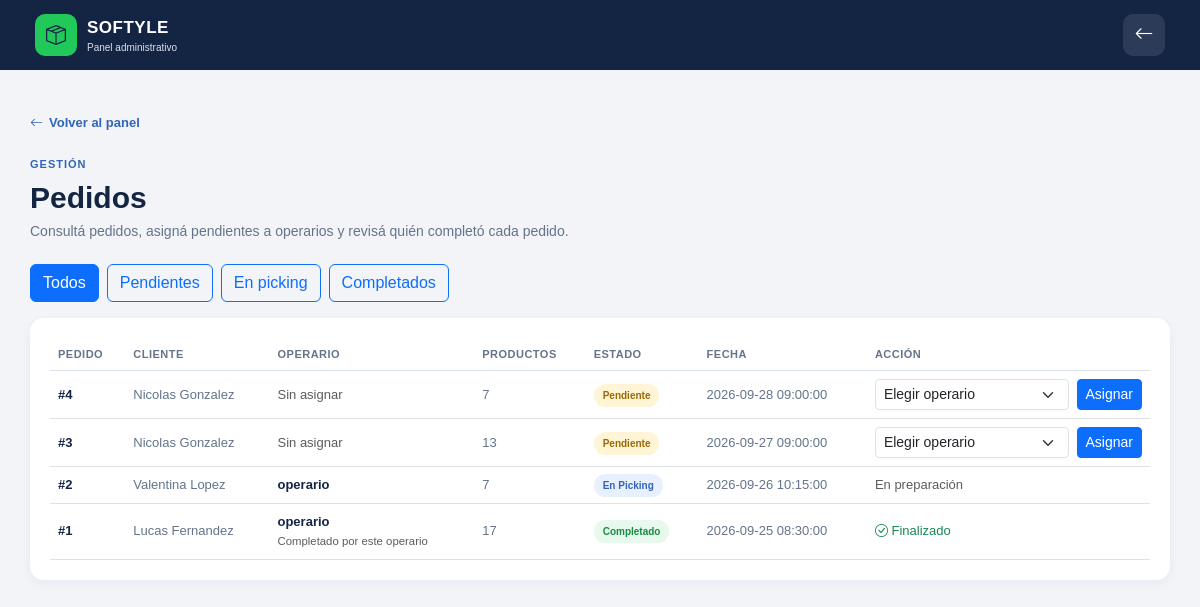
Page /admin/pedidos.php (signed in) on the committed database.
### tables this page shows
CREATE TABLE Pedido (
    id_pedido INT AUTO_INCREMENT PRIMARY KEY,
    fecha_creacion DATETIME NOT NULL,
    fecha_entrega DATETIME,
    estado VARCHAR(20) NOT NULL,
    recogido BOOLEAN NOT NULL DEFAULT FALSE,
    ci_cliente VARCHAR(8) NOT NULL,
    ci_operario VARCHAR(8),
    FOREIGN KEY (ci_cliente) REFERENCES Cliente(CI),
    FOREIGN KEY (ci_operario) REFERENCES Operario(CI)
);

CREATE TABLE Persona (
    CI VARCHAR(8) PRIMARY KEY,
    usuario VARCHAR(100) NOT NULL UNIQUE,
    email VARCHAR(100) NOT NULL UNIQUE,
    contraseña VARCHAR(255) NOT NULL,
    telefono VARCHAR(20),
    direccion VARCHAR(150),
    Rol VARCHAR(20) NOT NULL
);

### admin/pedidos.php (the view, shortened to what this page needs)
<?php
require_once '../conexion.php';
$estado = $_GET['estado'] ?? 'Todos';
$pedidos = [];
$sql = "SELECT
            pe.id_pedido AS id,
            pe.estado,
            pe.fecha_creacion AS fecha,
            pe.ci_operario,
            cliente.usuario AS cliente,
            operario.usuario AS operario,
            COALESCE(SUM(t.Cantidad), 0) AS total_productos
        FROM Pedido pe
        INNER JOIN Cliente c ON c.CI = pe.ci_cliente
        INNER JOIN Persona cliente ON cliente.CI = c.CI
        LEFT JOIN Persona operario ON operario.CI = pe.ci_operario
        LEFT JOIN Tiene t ON t.id_pedido = pe.id_pedido";
$sql .= " GROUP BY pe.id_pedido, pe.estado, pe.fecha_creacion, pe.ci_operario, cliente.usuario, operario.usuario
          ORDER BY pe.id_pedido DESC";
$stmt = $conexion->prepare($sql);
$stmt->execute();
$resultado = $stmt->get_result();
while ($fila = $resultado->fetch_assoc()) {
    $pedidos[] = $fila;
}
?>
<!DOCTYPE html>
<html lang="es">
<head>
<link href="https://cdn.jsdelivr.net/npm/bootstrap@5.3.2/dist/css/bootstrap.min.css" rel="stylesheet">
<link rel="stylesheet" href="https://cdn.jsdelivr.net/npm/bootstrap-icons@1.11.3/font/bootstrap-icons.min.css">
<link rel="stylesheet" href="../CSS/sistema.css">
</head>
<body class="sistema-body">
<nav class="sistema-navbar">
    <div class="navbar-brand-sistema"><div class="navbar-logo"><i class="bi bi-box-seam"></i></div><div><strong>SOFTYLE</strong><small>Panel administrativo</small></div></div>
    <a href="dashboard.php" class="btn-logout"><i class="bi bi-arrow-left"></i></a>
</nav>
<main class="admin-container">
    <a href="dashboard.php" class="volver-link"><i class="bi bi-arrow-left"></i> Volver al panel</a>
    <section class="dashboard-header">
        <span class="dashboard-label">GESTIÓN</span>
        <h1>Pedidos<?php echo $estado !== 'Todos' ? ' - ' . htmlspecialchars($estado, ENT_QUOTES, 'UTF-8') : ''; ?></h1>
        <p>Consultá pedidos, asigná pendientes a operarios y revisá quién completó cada pedido.</p>
    </section>
    <div class="mb-3 d-flex flex-wrap gap-2">
        <a class="btn <?php echo $estado === 'Todos' ? 'btn-primary' : 'btn-outline-primary'; ?>" href="pedidos.php">Todos</a>
        <a class="btn <?php echo $estado === 'Pendiente' ? 'btn-primary' : 'btn-outline-primary'; ?>" href="pedidos.php?estado=Pendiente">Pendientes</a>
        <a class="btn <?php echo $estado === 'En Picking' ? 'btn-primary' : 'btn-outline-primary'; ?>" href="pedidos.php?estado=En%20Picking">En picking</a>
        <a class="btn <?php echo $estado === 'Completado' ? 'btn-primary' : 'btn-outline-primary'; ?>" href="pedidos.php?estado=Completado">Completados</a>
    </div>
    <div class="admin-table-card">
        <div class="table-responsive">
            <table class="table align-middle">
                <thead><tr><th>Pedido</th><th>Cliente</th><th>Operario</th><th>Productos</th><th>Estado</th><th>Fecha</th><th>Acción</th></tr></thead>
                <tbody>
                <?php foreach ($pedidos as $pedido) { ?>
                    <tr>
                        <td><strong>#<?php echo (int)$pedido['id']; ?></strong></td>
                        <td><?php echo htmlspecialchars($pedido['cliente'], ENT_QUOTES, 'UTF-8'); ?></td>
                        <td>
                            <?php if ($pedido['operario']) { ?>
                                <strong><?php echo htmlspecialchars($pedido['operario'], ENT_QUOTES, 'UTF-8'); ?></strong>
                                <?php if ($pedido['estado'] === 'Completado') { ?><br><small class="text-muted">Completado por este operario</small><?php } ?>
                            <?php } else { ?>
                                <span class="text-muted">Sin asignar</span>
                            <?php } ?>
                        </td>
                        <td><?php echo (int)$pedido['total_productos']; ?></td>
                        <td>
                            <?php if ($pedido['estado'] === 'Completado') { ?>
                                <span class="estado activo">Completado</span>
                            <?php } elseif ($pedido['estado'] === 'En Picking') { ?>
                                <span class="estado en-proceso">En Picking</span>
                            <?php } else { ?>
                                <span class="estado pendiente">Pendiente</span>
                            <?php } ?>
                        </td>
                        <td><?php echo htmlspecialchars($pedido['fecha'], ENT_QUOTES, 'UTF-8'); ?></td>
                        <td style="min-width:230px">
                            <?php if ($pedido['estado'] === 'Pendiente' && empty($pedido['ci_operario'])) { ?>
                                <form method="POST" action="pedidos.php?estado=<?php echo urlencode($estado); ?>" class="d-flex gap-2">
                                    <select name="operario_ci" class="form-select form-select-sm" required>
                                        <option value="">Elegir operario</option>
                                    </select>
                                    <button class="btn btn-primary btn-sm" type="submit" name="asignar" value="1">Asignar</button>
                                </form>
                            <?php } elseif ($pedido['estado'] === 'Pendiente') { ?>
                                <span class="text-success"><i class="bi bi-person-check"></i> Asignado</span>
                            <?php } elseif ($pedido['estado'] === 'Completado') { ?>
                                <span class="text-success"><i class="bi bi-check-circle"></i> Finalizado</span>
                            <?php } else { ?>
                                <span class="text-muted">En preparación</span>
                            <?php } ?>
                        </td>
                    </tr>
                <?php } ?>
                </tbody>
            </table>
        </div>
    </div>
</main>
</body>
</html>

### CSS/sistema.css (style rules this page uses)
:root { --azul-oscuro: #142544; --azul: #3265B7; --azul-hover: #28549b; --verde: #20C95A; --verde-hover: #18ad4c; --fondo: #F2F4F8; --blanco: #FFFFFF; --texto: #142544; --texto-secundario: #64748B; --borde: #DCE2EA; --error: #DC3545; --sombra: 0 15px 40px rgba(20, 37, 68, 0.12); --radio: 14px; }
* { box-sizing: border-box; }
html { font-size: 16px; }
body { margin: 0; font-family: Arial, Helvetica, sans-serif; color: var(--texto); }
.sistema-body { min-height: 100vh; background-color: var(--fondo); }
.sistema-navbar { min-height: 70px; background-color: var(--azul-oscuro); color: var(--blanco); padding: 12px 18px; display: flex; align-items: center; justify-content: space-between; gap: 15px; }
.navbar-brand-sistema { display: flex; align-items: center; gap: 10px; }
.navbar-logo { width: 42px; height: 42px; background-color: var(--verde); color: var(--azul-oscuro); border-radius: 10px; display: flex; align-items: center; justify-content: center; font-size: 20px; }
.navbar-brand-sistema strong { display: block; font-size: 17px; letter-spacing: 0.5px; }
.navbar-brand-sistema small { display: block; color: #D8E0EC; font-size: 10px; }
.btn-logout { width: 42px; height: 42px; border-radius: 10px; background-color: rgba(255, 255, 255, 0.1); color: var(--blanco); display: flex; align-items: center; justify-content: center; text-decoration: none; font-size: 19px; transition: 0.2s; }
.dashboard-header { margin-bottom: 22px; }
.dashboard-label { color: var(--azul); font-size: 11px; font-weight: 700; letter-spacing: 1px; }
.dashboard-header h1 { margin: 5px 0; color: var(--azul-oscuro); font-size: 25px; font-weight: 800; }
.dashboard-header p { margin: 0; color: var(--texto-secundario); font-size: 14px; }
.estado { padding: 6px 9px; border-radius: 20px; font-size: 10px; font-weight: 700; }
.estado.pendiente { background-color: #FFF4D6; color: #9A6A00; }
.estado.en-proceso { background-color: #E8F0FF; color: var(--azul); }
@media (min-width: 576px) { .dashboard-header h1 { font-size: 30px; } }
@media (min-width: 992px) { .sistema-navbar { padding: 12px 35px; } }
.volver-link { display: inline-flex; align-items: center; gap: 6px; margin-bottom: 18px; color: var(--azul); text-decoration: none; font-size: 13px; font-weight: 600; }
.admin-container { width: 100%; max-width: 1200px; margin: auto; padding: 25px 18px 50px; }
.admin-table-card { background-color: var(--blanco); border-radius: 14px; padding: 10px; box-shadow: 0 3px 12px rgba(20, 37, 68, 0.05); }
.admin-table-card table { margin: 0; }
.admin-table-card thead th { color: var(--texto-secundario); font-size: 11px; text-transform: uppercase; letter-spacing: 0.5px; border-bottom: 1px solid var(--borde); }
.admin-table-card tbody td { color: var(--texto-secundario); font-size: 13px; }
.admin-table-card tbody td strong { color: var(--azul-oscuro); }
.estado.activo { background-color: #E7F8ED; color: #198B43; }
@media (min-width: 576px) { .admin-container { padding: 35px 30px 50px; } }
@media (min-width: 992px) { .admin-container { padding-top: 40px; } }
@media (min-width: 992px) { .admin-table-card { padding: 20px; } }

### rows in the picture
pedido: id_pedido "4", cliente "Nicolas Gonzalez", shows "Sin asignar", total_productos "7", estado "Pendiente", fecha_creacion "2026-09-28 09:00:00"
pedido: id_pedido "3", cliente "Nicolas Gonzalez", shows "Sin asignar", total_productos "13", estado "Pendiente", fecha_creacion "2026-09-27 09:00:00"
pedido: id_pedido "2", cliente "Valentina Lopez", persona.usuario "operario", total_productos "7", estado "En Picking", fecha_creacion "2026-09-26 10:15:00"
pedido: id_pedido "1", cliente "Lucas Fernandez", persona.usuario "operario", estado "Completado por este operario", total_productos "17", fecha_creacion "2026-09-25 08:30:00"
